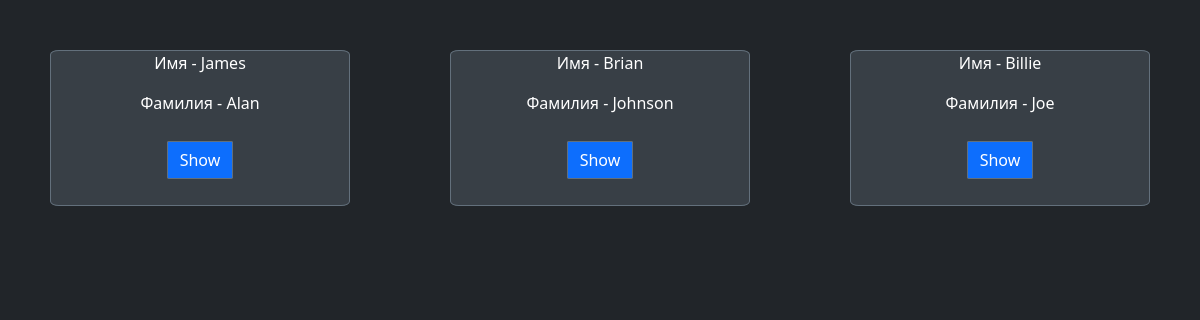
Page /rock/ on the committed database.
### rock/models.py (models this page shows, shortened)
class Rock(models.Model):
    Category = models.ForeignKey(Categorys, on_delete=models.CASCADE)
    Author_Name = models.CharField(max_length=50)
    Author_Sure_Name = models.CharField(max_length=50)
    Author_Age = models.PositiveIntegerField()
    Info = models.TextField()

### rock/views.py (the view)
# urls.py: path('', show_rock_page),
def show_rock_page(request):
    return render(request, "category.html", context={'objects': Rock.objects.all()})

### templates/category.html (shortened to what this page needs)
<!DOCTYPE html>
<html lang="en">
<head>
  <link href="/docs/5.3/dist/css/bootstrap.min.css" rel="stylesheet">
  <link href="https://cdn.jsdelivr.net/npm/bootstrap@5.3.0-alpha3/dist/css/bootstrap.min.css" rel="stylesheet">
</head>
<body class="d-flex h-100 text-center text-bg-dark">
    {% for object in objects%}
    <div style="display: flex; flex-direction: column; margin: auto; margin-top: 50px; border: 1px solid #63707c; width: 300px; border-radius: 3%; background-color: #383f46;">
        <p>Имя - {{object.Author_Name}}</p>
        <p>Фамилия - {{object.Author_Sure_Name}}</p>
        <p><a href="{{object.pk}}" name="add_button"  class="btn btn-primary" style="margin-top: 20px;  margin: 10px; border: 1px solid #63707c; border-radius: 3%;color: white;  text-decoration: none;">Show</a></p>
    </div>
    {% endfor %}
</body>
</html>

### rows in the picture
Rock: Author_Name "James", Author_Sure_Name "Alan"
Rock: Author_Name "Brian", Author_Sure_Name "Johnson"
Rock: Author_Name "Billie", Author_Sure_Name "Joe"
